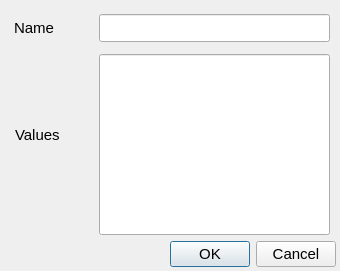
<?xml version="1.0" encoding="UTF-8"?>
<ui version="4.0">
 <class>Dialog</class>
 <widget class="QDialog" name="Dialog">
  <property name="geometry">
   <rect>
    <x>0</x>
    <y>0</y>
    <width>340</width>
    <height>271</height>
   </rect>
  </property>
  <property name="font">
   <font>
    <pointsize>11</pointsize>
   </font>
  </property>
  <property name="windowTitle">
   <string>Add new account</string>
  </property>
  <widget class="QDialogButtonBox" name="buttonBox">
   <property name="geometry">
    <rect>
     <x>170</x>
     <y>240</y>
     <width>166</width>
     <height>28</height>
    </rect>
   </property>
   <property name="orientation">
    <enum>Qt::Horizontal</enum>
   </property>
   <property name="standardButtons">
    <set>QDialogButtonBox::Cancel|QDialogButtonBox::Ok</set>
   </property>
  </widget>
  <widget class="QLabel" name="label_4">
   <property name="geometry">
    <rect>
     <x>10</x>
     <y>120</y>
     <width>83</width>
     <height>30</height>
    </rect>
   </property>
   <property name="text">
    <string>Values</string>
   </property>
   <property name="margin">
    <number>5</number>
   </property>
   <property name="indent">
    <number>5</number>
   </property>
  </widget>
  <widget class="QLineEdit" name="txtName">
   <property name="geometry">
    <rect>
     <x>99</x>
     <y>14</y>
     <width>231</width>
     <height>28</height>
    </rect>
   </property>
   <property name="toolTip">
    <string>&lt;html&gt;&lt;head/&gt;&lt;body&gt;&lt;p&gt;Email address&lt;/p&gt;&lt;/body&gt;&lt;/html&gt;</string>
   </property>
  </widget>
  <widget class="QLineEdit" name="txtUsername">
   <property name="geometry">
    <rect>
     <x>99</x>
     <y>54</y>
     <width>231</width>
     <height>181</height>
    </rect>
   </property>
   <property name="toolTip">
    <string>&lt;html&gt;&lt;head/&gt;&lt;body&gt;&lt;p&gt;Telephone number&lt;/p&gt;&lt;/body&gt;&lt;/html&gt;</string>
   </property>
  </widget>
  <widget class="QLabel" name="label_2">
   <property name="geometry">
    <rect>
     <x>9</x>
     <y>13</y>
     <width>54</width>
     <height>30</height>
    </rect>
   </property>
   <property name="text">
    <string>Name</string>
   </property>
   <property name="margin">
    <number>5</number>
   </property>
   <property name="indent">
    <number>5</number>
   </property>
  </widget>
 </widget>
 <tabstops>
  <tabstop>txtName</tabstop>
  <tabstop>txtUsername</tabstop>
 </tabstops>
 <resources/>
 <connections>
  <connection>
   <sender>buttonBox</sender>
   <signal>accepted()</signal>
   <receiver>Dialog</receiver>
   <slot>accept()</slot>
   <hints>
    <hint type="sourcelabel">
     <x>248</x>
     <y>254</y>
    </hint>
    <hint type="destinationlabel">
     <x>157</x>
     <y>274</y>
    </hint>
   </hints>
  </connection>
  <connection>
   <sender>buttonBox</sender>
   <signal>rejected()</signal>
   <receiver>Dialog</receiver>
   <slot>reject()</slot>
   <hints>
    <hint type="sourcelabel">
     <x>316</x>
     <y>260</y>
    </hint>
    <hint type="destinationlabel">
     <x>286</x>
     <y>274</y>
    </hint>
   </hints>
  </connection>
 </connections>
</ui>
